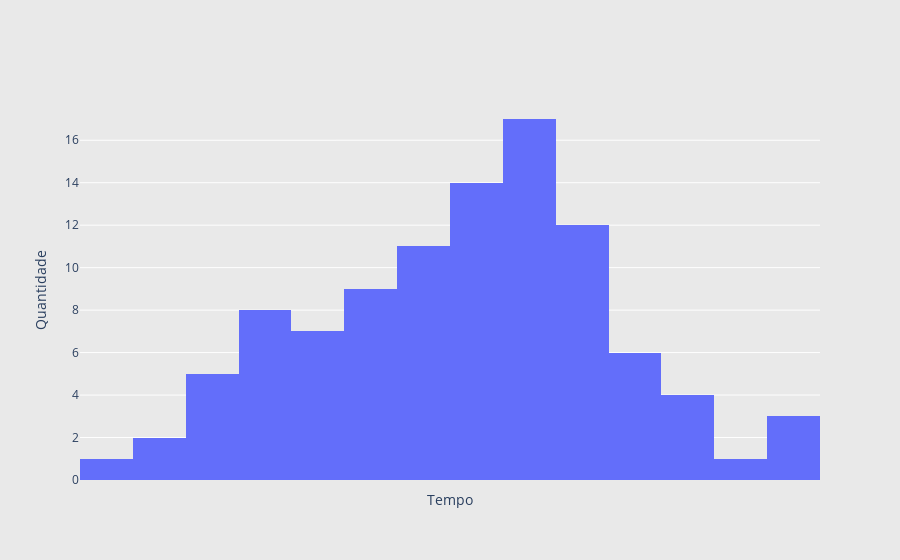

The notebook cell saved with this chart:
### Code cell
fig = go.Figure(go.Histogram(x=distribution_data, nbinsx=20))

fig.update_layout(
    xaxis=dict(title='Tempo'),
    yaxis=dict(title='Quantidade')
)
fig.update_layout(
    xaxis=dict(showgrid=False, zeroline=False, showticklabels=False),
    yaxis=dict(zeroline=False, gridcolor='white'),
    paper_bgcolor='rgb(233,233,233)',
    plot_bgcolor='rgb(233,233,233)',
)
fig.show()

### Figure 1 — Plotly figure (JSON) as saved in the notebook; plotly's stock layout.template omitted (floating-point values rounded to 4 significant figures)
{"data": [{"nbinsx": 20, "type": "histogram", "x": [1.898, 1.919, 2.082, 1.875, 2.019, 2.054, 1.911, 1.995, 1.997, 1.998, 2.004, 1.961, 1.993, 1.978, 2.015, 2.011, 2.008, 2.017, 1.983, 1.975, 2.034, 1.999, 1.975, 1.977, 2.061, 2.05, 1.949, 1.928, 1.963, 2.022, 2.003, 1.961, 1.996, 1.935, 1.964, 1.898, 2.029, 2.027, 1.909, 2.025, 1.92, 1.909, 1.899, 2.003, 1.938, 2.075, 1.866, 2.011, 2.0, 1.885, 1.94, 2.071, 2.009, 1.928, 2.015, 2.077, 2.033, 1.987, 2.037, 2.009, 2.116, 1.946, 1.957, 2.049, 1.986, 1.916, 1.959, 1.854, 1.957, 1.964, 2.028, 1.984, 1.945, 1.942, 2.052, 2.026, 2.116, 1.965, 2.109, 1.973, 1.917, 2.032, 1.999, 2.058, 2.003, 1.986, 1.947, 2.016, 1.958, 2.039, 2.009, 2.002, 1.94, 1.894, 2.017, 1.905, 1.912, 2.026, 1.982, 2.043]}], "layout": {"paper_bgcolor": "rgb(233,233,233)", "plot_bgcolor": "rgb(233,233,233)", "xaxis": {"showgrid": false, "showticklabels": false, "title": {"text": "Tempo"}, "zeroline": false}, "yaxis": {"gridcolor": "white", "title": {"text": "Quantidade"}, "zeroline": false}}}
